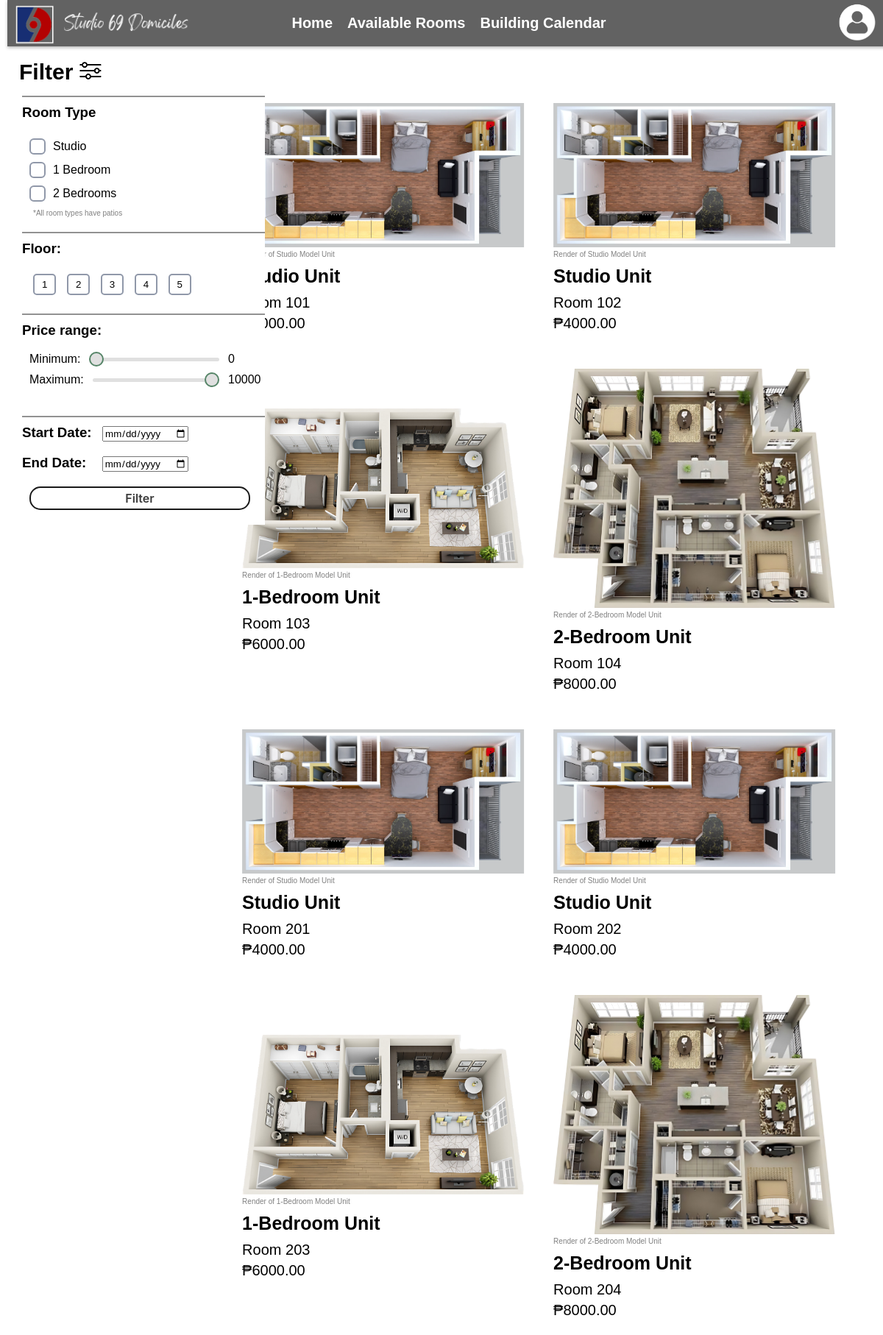
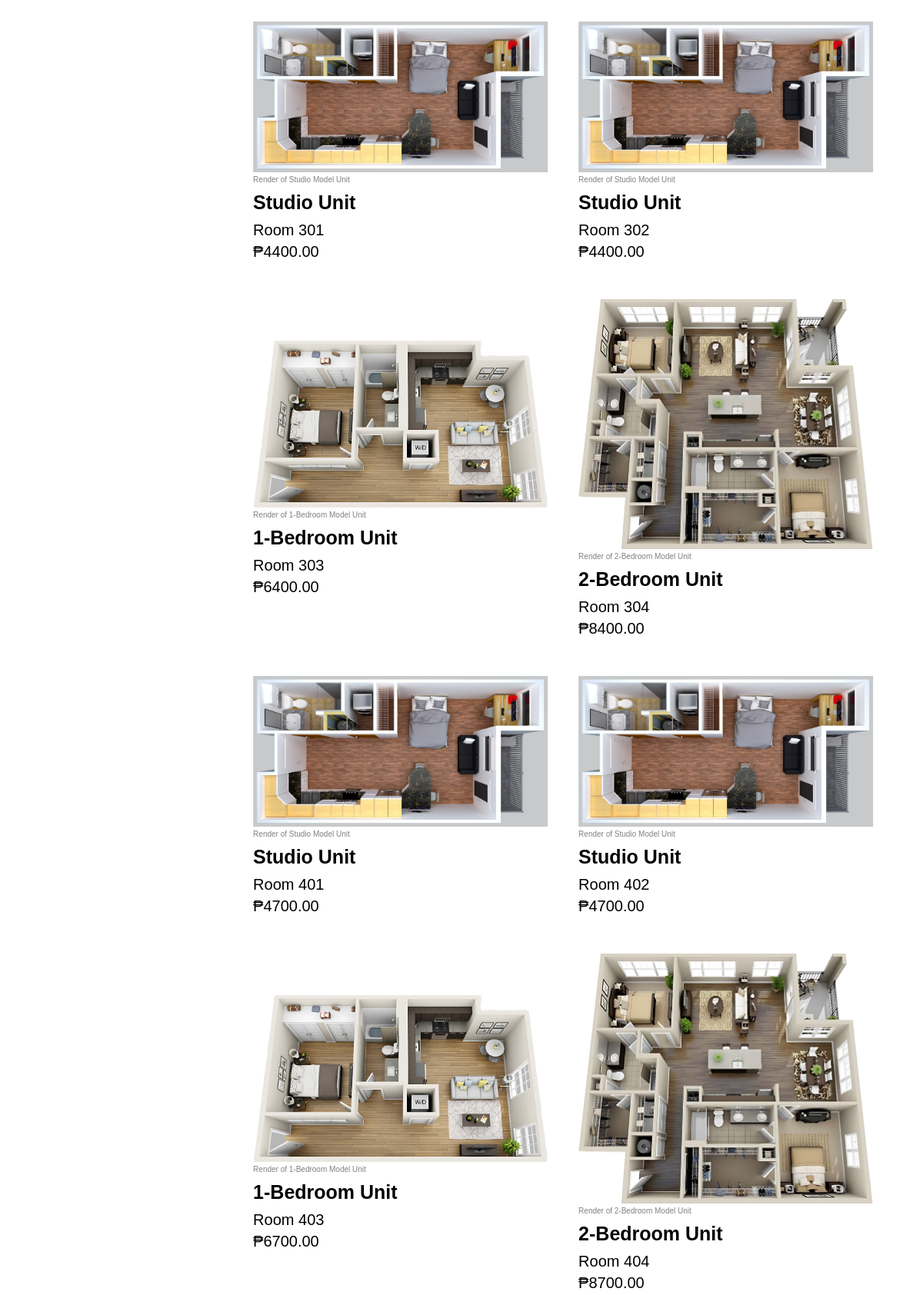
/rooms/ (upper part), run on the app's committed database (2 pictures, top to bottom).
### reservations/models.py (models this page shows, shortened)
class Room(models.Model):
    ROOM_TYPES = (
        ('studio', 'Studio'),
        ('1-bed', '1 Bedroom'),
        ('2-bed', '2 Bedrooms'),
    )
    unit = models.CharField(max_length=10)
    type = models.CharField(max_length=20, choices=ROOM_TYPES)
    floor = models.IntegerField()
    price = models.DecimalField(max_digits=10, decimal_places=2)
    is_booked = models.BooleanField(default=False)
    images = models.JSONField(default=list)  # Storing images as JSON

### reservations/views.py (the view, shortened to what this page needs)
# urls.py: path('rooms/', views.room_availability, name='room_availability'),
def room_availability(request):
    available_rooms = Room.objects.all()
    room_types = request.GET.getlist('room_types')
    floors = request.GET.get('floors', '').split(',')
    if floors == ['']:
        floors = []
    try:
        min_price = int(request.GET.get('min_price', 0))
    except ValueError:
        min_price = 0
    try:
        max_price = int(request.GET.get('max_price', 10000))
    except ValueError:
        max_price = 10000
    start_date = request.GET.get('start_date')
    end_date = request.GET.get('end_date')
    if room_types:
        available_rooms = available_rooms.filter(type__in=room_types)
    if floors:
        available_rooms = available_rooms.filter(floor__in=floors)
    if min_price:
        available_rooms = available_rooms.filter(price__gte=min_price)
    if max_price:
        available_rooms = available_rooms.filter(price__lte=max_price)
    available_floors = [1, 2, 3, 4, 5]
    return render(request, 'reservations/room_availability.html', {
        'rooms': available_rooms,
        'room_types': room_types,
        'floors': floors,
        'min_price': min_price,
        'max_price': max_price,
        'start_date': start_date,
        'end_date': end_date,
        'available_floors': available_floors
    })

### reservations/templates/reservations/room_availability.html (shortened to what this page needs)
{% load static %}
<!DOCTYPE html>
<html>
<head>
</head>
<body>
    <div class="navbar">
    <nav>
        <a href="{% url 'home' %}"><img class="navbar_logo" src="{% static 'reservations/images/Navbar_Logo.png' %}" alt="Studio 69"></a>
        <ul>
            <li><a href="{% url 'home' %}">Home</a></li>
            <li><a href="{% url 'room_availability' %}">Available Rooms</a></li>
            <li><a href="{% url 'building_overview' %}">Building Calendar</a></li>
            {% if user.is_authenticated %}
            <li><a href="{% url 'reservation_history' %}">Reservation History</a></li>
            <form action="{% url 'logout' %}" method="post" style="display: inline;">
                {% csrf_token %}
                <button type="submit" class="logout-button">Log Out</button>
            </form>
            {% else %}
                <div class="profile">
                    <img class="login_symbol" src="{% static 'reservations/images/login symbol.png' %}" alt="Login">
                </div>
            {% endif %}
        </ul>
    </nav>
</div>
    <button type="button" id="sidebar" class="sidebar" onclick="main()">Filter
        <img class="filter_symbol" src="{% static 'reservations/images/Filter symbol.png' %}" alt="Filter Symbol">
    </button>
    <div class="main" id="main">
        <div class="filter-container">
        <form id="filter-form" action="{% url 'room_availability' %}" method="get">
            <div class="filter-section">
                <h3 class="filter-title">Room Type</h3>
                <div class="roomtype-container">
                    <label for="room_types1">Studio</label><br>
                    <label for="room_types2"> 1 Bedroom</label><br>
                    <label for="room_types3"> 2 Bedrooms</label><br>
                </div>
                <p class="rt-disc">*All room types have patios</p>
            </div>
            <div>
                <h3 class="filter-title">Floor:</h3>
                <div class="floorbtn_container">
                  {% for floor in available_floors %}
                    <button type="button" class="floor-button {% if floor in floors %}selected{% endif %}" data-floor="{{ floor }}">{{ floor }}</button>
                {% endfor %}
                </div>
            </div>
            <div>
                <h3 for="price_range" class="filter-title">Price range:</h3>
                <div class="slider-container">
                    <label for="price_range_min" class="pricerange">Minimum:</label>
                    <input type="range" class="slider" id="price_range_min" name="min_price" min="0" max="10000" value="{{ min_price }}">
                    <span class="slider-value" id="price_min_display">{{ min_price }}</span>
                </div>
                <div class="slider-container">
                  <label for="price_range_max" class="pricerange">Maximum:</label>
                    <input type="range" class="slider" id="price_range_max" name="max_price" min="0" max="10000" value="{{ max_price }}">
                    <span class="slider-value" id="price_max_display">{{ max_price }}</span>
                </div>
            </div>
            <div style="margin-top: 40px; border-top: #33333388 2px solid; padding: 0;">
                <h3 for="start_date" style="display: inline-block; margin-top: 10px;">Start Date:</h3>
                <input type="date" name="start_date" id="start_date" value="{{ start_date }}" required>
            </div>
            <div>
                <h3 for="end_date" style="display: inline;">End Date:</h3>
                <input type="date" name="end_date" id="end_date" value="{{ end_date }}" required>
            </div>
            <button type="submit" class="filterbtn">Filter</button>
        </form>
        </div>
        </div>
        <div class="grid-container" id="grid-container">
            {% for room in rooms %}
                <a href="{% if user.is_authenticated %}{% url 'room_detail' room.id %}{% else %}{% url 'login' %}{% endif %}" class="room {% if room.is_booked %}unavailable{% else %}available{% endif %}">
                    {% if room.get_type_display == "Studio" %}
                        <div class="room-card">
                            <img src="{% static 'reservations/images/Studio.png' %}" alt ="Render of Studio Unit" class="studio-pic">
                            <p class="pic-desc">Render of Studio Model Unit</p>
                        <h4 class="card-title">
                            Studio Unit
                        </h4>
                        <ul>
                            <li>Room {{ room.unit }}</li>
                            <li>₱{{ room.price }}</li>
                        </ul>
                        </div>
                    {% elif room.get_type_display == "1 Bedroom" %}
                        <div class="room-card">
                            <img src="{% static 'reservations/images/1 bedroom.png' %}" alt ="Render of 1 Bedroom Unit" class="studio-pic">
                            <p class="pic-desc">Render of 1-Bedroom Model Unit</p>
                        <h4 class="card-title">
                            1-Bedroom Unit
                        </h4>
                        <ul>
                            <li>Room {{ room.unit }}</li>
                            <li>₱{{ room.price }}</li>
                        </ul>
                        </div>
                    {% elif room.get_type_display == "2 Bedrooms" %}
                    <div class="room-card">
                        <img src="{% static 'reservations/images/2 Bedrooms.png' %}" alt ="Render of 2-Bedroom Unit" class="studio-pic">
                        <p class="pic-desc">Render of 2-Bedroom Model Unit</p>
                    <h4 class="card-title">
                        2-Bedroom Unit
                    </h4>
                    <ul>
                        <li>Room {{ room.unit }}</li>
                        <li>₱{{ room.price }}</li>
                    </ul>
                    </div>
                    {% endif %}
                </a>
            {% endfor %}
        </div>
</body>
</html>

### data on the page
Room: unit "101", price "4000.00"
Room: unit "102", price "4000.00"
Room: unit "103", price "6000.00"
Room: unit "104", price "8000.00"
Room: unit "201", price "4000.00"
Room: unit "202", price "4000.00"
Room: unit "203", price "6000.00"
Room: unit "204", price "8000.00"
Room: unit "301", price "4400.00"
Room: unit "302", price "4400.00"
Room: unit "303", price "6400.00"
Room: unit "304", price "8400.00"
Room: unit "401", price "4700.00"
Room: unit "402", price "4700.00"
Room: unit "403", price "6700.00"
Room: unit "404", price "8700.00"

### other printed values
{{ floor }} "1" "2" "3" "4" "5"
{{ min_price }} "0"
{{ max_price }} "10000"
